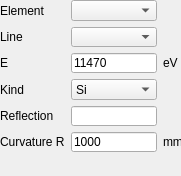
<?xml version="1.0" encoding="UTF-8"?>
<ui version="4.0">
 <class>Form</class>
 <widget class="QWidget" name="Form">
  <property name="geometry">
   <rect>
    <x>0</x>
    <y>0</y>
    <width>181</width>
    <height>176</height>
   </rect>
  </property>
  <property name="windowTitle">
   <string>Form</string>
  </property>
  <widget class="QWidget" name="gridLayoutWidget_17">
   <property name="geometry">
    <rect>
     <x>0</x>
     <y>0</y>
     <width>183</width>
     <height>152</height>
    </rect>
   </property>
   <layout class="QGridLayout" name="gridLayout_20">
    <item row="0" column="1">
     <widget class="QComboBox" name="comboBox_element"/>
    </item>
    <item row="2" column="0">
     <widget class="QLabel" name="label_12">
      <property name="text">
       <string>E</string>
      </property>
     </widget>
    </item>
    <item row="3" column="1">
     <widget class="QComboBox" name="comboBox_crystal_kind">
      <item>
       <property name="text">
        <string>Si</string>
       </property>
      </item>
      <item>
       <property name="text">
        <string>Ge</string>
       </property>
      </item>
      <item>
       <property name="text">
        <string>SiO2</string>
       </property>
      </item>
     </widget>
    </item>
    <item row="1" column="0">
     <widget class="QLabel" name="label_129">
      <property name="text">
       <string>Line</string>
      </property>
     </widget>
    </item>
    <item row="1" column="1">
     <widget class="QComboBox" name="comboBox_line"/>
    </item>
    <item row="0" column="0">
     <widget class="QLabel" name="label_105">
      <property name="sizePolicy">
       <sizepolicy hsizetype="Fixed" vsizetype="Preferred">
        <horstretch>0</horstretch>
        <verstretch>0</verstretch>
       </sizepolicy>
      </property>
      <property name="text">
       <string>Element</string>
      </property>
     </widget>
    </item>
    <item row="2" column="2">
     <widget class="QLabel" name="label_13">
      <property name="text">
       <string>eV</string>
      </property>
     </widget>
    </item>
    <item row="2" column="1">
     <widget class="QLineEdit" name="edit_E">
      <property name="text">
       <string>11470</string>
      </property>
     </widget>
    </item>
    <item row="3" column="0">
     <widget class="QLabel" name="label_qrcode_9">
      <property name="text">
       <string>Kind</string>
      </property>
     </widget>
    </item>
    <item row="4" column="0">
     <widget class="QLabel" name="label_qrcode_10">
      <property name="text">
       <string>Reflection</string>
      </property>
     </widget>
    </item>
    <item row="4" column="1">
     <widget class="QLineEdit" name="lineEdit_reflection"/>
    </item>
    <item row="5" column="0">
     <widget class="QLabel" name="label_140">
      <property name="font">
       <font>
        <pointsize>9</pointsize>
        <weight>50</weight>
        <bold>false</bold>
       </font>
      </property>
      <property name="text">
       <string>Curvature R</string>
      </property>
     </widget>
    </item>
    <item row="5" column="1">
     <widget class="QLineEdit" name="edit_crystal_R">
      <property name="text">
       <string>1000</string>
      </property>
     </widget>
    </item>
    <item row="5" column="2">
     <widget class="QLabel" name="label_141">
      <property name="font">
       <font>
        <pointsize>9</pointsize>
        <weight>50</weight>
        <bold>false</bold>
       </font>
      </property>
      <property name="text">
       <string>mm</string>
      </property>
     </widget>
    </item>
   </layout>
  </widget>
 </widget>
 <resources/>
 <connections/>
</ui>
